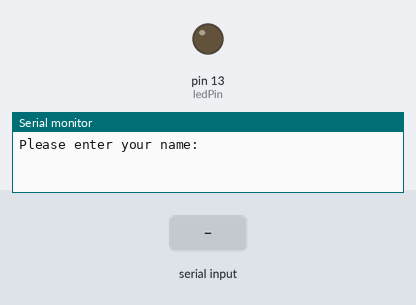
Recording of a sketch running on a simulated Arduino Uno, built with avr-gcc and run on an emulated ATmega328P. Shown: output pins drawn as LEDs (lit = HIGH), the last lines printed to the serial monitor. The test bench sets the inputs (shaded band). Not simulated (calls return 0 or success): arduino_secrets.h.

Above: at 5.2 s.
5.3 s: "1" received over Serial
At 7.4 s:
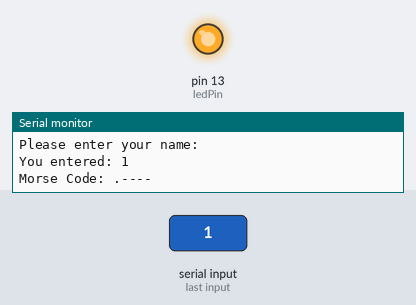
Timing chart, 0 to 12.1 s (numbered marks = the images above; inputs shaded):
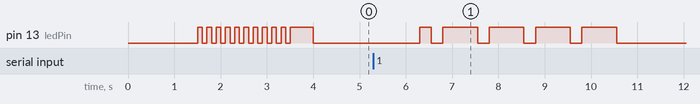

The sketch:

modular_programming.ino
```cpp
#include "arduino_secrets.h"

#include <Arduino.h>
#include <map>
#include <cctype>

const int ledPin = LED_BUILTIN;  // LED pin
const int dotDuration = 250;     // Duration of a dot
const int dashDuration = 3 * dotDuration;  // Duration of a dash
const int letterDuration = 3 * dotDuration; // Duration between letters

// Morse Code Dictionary
std::map<char, String> morseCode = {
    {'A', ".-"},   {'B', "-..."}, {'C', "-.-."}, {'D', "-.."},
    {'E', "."},    {'F', "..-."}, {'G', "--."},  {'H', "...."},
    {'I', ".."},   {'J', ".---"}, {'K', "-.-"},  {'L', ".-.."},
    {'M', "--"},   {'N', "-."},   {'O', "---"},  {'P', ".--."},
    {'Q', "--.-"}, {'R', ".-."},  {'S', "..."},  {'T', "-"},
    {'U', "..-"},  {'V', "...-"}, {'W', ".--"},  {'X', "-..-"},
    {'Y', "-.--"}, {'Z', "--.."},
    {'0', "-----"},{'1', ".----"},{'2', "..---"},{'3', "...--"},
    {'4', "....-"},{'5', "....."},{'6', "-...."},{'7', "--..."},
    {'8', "---.."},{'9', "----."},
    {' ', "/"}  // Space is represented as "/"
};

// Function to convert a character to Morse Code
String charToMorse(char c) {
    c = toupper(c);  // Convert to uppercase
    if (morseCode.find(c) != morseCode.end()) {
        return morseCode[c];
    }
    return "?"; // Return "?" if character is not found
}

// Function to blink Morse code on the LED
void blinkMorse(const String &morse) {
    for (char symbol : morse) {
        if (symbol == '.') {
            digitalWrite(ledPin, HIGH);
            delay(dotDuration);
        } else if (symbol == '-') {
            digitalWrite(ledPin, HIGH);
            delay(dashDuration);
        }
        digitalWrite(ledPin, LOW);
        delay(dotDuration);  // Short gap between symbols
    }
    delay(letterDuration); // Gap between letters
}

void setup() {
    Serial.begin(9600);
    pinMode(ledPin, OUTPUT);
    delay(1500); // Allow Serial Monitor to initialize

    // Alert signal: 10 quick flashes, followed by a long blink
    for (int i = 0; i < 10; i++) {
        digitalWrite(ledPin, HIGH);
        delay(100);
        digitalWrite(ledPin, LOW);
        delay(100);
    }
    digitalWrite(ledPin, HIGH);
    delay(500);
    digitalWrite(ledPin, LOW);
}

void loop() {
    Serial.println("Please enter your name: ");

    while (Serial.available() == 0) {
        // Wait for user input
    }

    String userInput = Serial.readString();
    userInput.trim(); // Remove any unwanted spaces or newlines

    Serial.print("You entered: ");
    Serial.println(userInput);

    Serial.print("Morse Code: ");

    // Convert and display Morse code
    for (char c : userInput) {
        String morse = charToMorse(c);
        Serial.print(morse + " ");
        blinkMorse(morse);  // Blink Morse code on LED
    }

    Serial.println("\nMorse Code sequence completed.");
    delay(5000); // Wait before repeating the sequence
}
```

Measured:
- after the input at 5.3 s, pin 13 (ledPin): LOW → HIGH after 1.0 s, then repeats every 1.0 s: LOW 0.25 s, HIGH 0.75 s, until it stays LOW from 10.6 s
